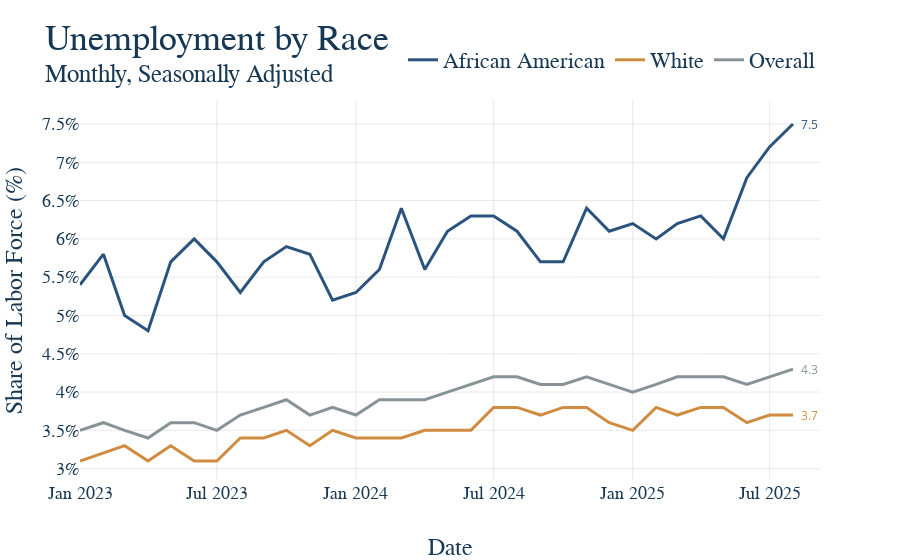

Write notebook code for a chart like this one.
### Markdown cell above
5. Now that all our data is ready, make the graph and have it save itself as a .html file to graph_output whenver the notebooks is rerun. The name of the file should exactly match the notebook name. For instance, this file "example.ipynb" produces the graph "example.html." Nice work, you made a graph!

### Code cell
# First make the figure
fig = go.Figure()

# Loop the columns of the dataframe and plot each as a separate trace
for col in joined_df.columns:
    fig.add_trace(
        go.Scatter(
            x=joined_df.index,
            y=joined_df[col],
            mode='lines',
            name=col
        )
    )

# Update the titles, using the html tage <sup> for a subtitle 
fig.update_layout(
    title = dict(text = 'Unemployment by Race <br><sup>Monthly, Seasonally Adjusted </sup>'),
    xaxis_title="Date",
    yaxis_title="Share of Labor Force (%)",
)


# This is graph specific, but here we want the y-axis to be percent signs 
fig.update_yaxes(
    tickformat="0.2f%",
    ticksuffix="%"
)

# Again, graph specific, we have a mutliyear series and want tick marks to be years
fig.update_xaxes(
    type='date',
    tickformat='%b %Y',
)

ut.add_end_labels(fig = fig)

# Show our figure (Dimensions may be off on different screen sizes)
fig.show()

# This should be the same for EVERY GRAPH!
# Save it to the graph_output folder with the name matching the file, as HTML
fig.write_html(GRAPH_OUTPUT_PATH / f"{GRAPH_NAME}.html")

### Figure 1 — Plotly figure (JSON) as saved in the notebook; plotly's stock layout.template omitted (floating-point values rounded to 4 significant figures)
{"data": [{"mode": "lines", "name": "African American", "type": "scatter", "x": ["2023-01-01T00:00:00", "2023-02-01T00:00:00", "2023-03-01T00:00:00", "2023-04-01T00:00:00", "2023-05-01T00:00:00", "2023-06-01T00:00:00", "2023-07-01T00:00:00", "2023-08-01T00:00:00", "2023-09-01T00:00:00", "2023-10-01T00:00:00", "2023-11-01T00:00:00", "2023-12-01T00:00:00", "2024-01-01T00:00:00", "2024-02-01T00:00:00", "2024-03-01T00:00:00", "2024-04-01T00:00:00", "2024-05-01T00:00:00", "2024-06-01T00:00:00", "2024-07-01T00:00:00", "2024-08-01T00:00:00", "2024-09-01T00:00:00", "2024-10-01T00:00:00", "2024-11-01T00:00:00", "2024-12-01T00:00:00", "2025-01-01T00:00:00", "2025-02-01T00:00:00", "2025-03-01T00:00:00", "2025-04-01T00:00:00", "2025-05-01T00:00:00", "2025-06-01T00:00:00", "2025-07-01T00:00:00", "2025-08-01T00:00:00"], "y": [5.4, 5.8, 5.0, 4.8, 5.7, 6.0, 5.7, 5.3, 5.7, 5.9, 5.8, 5.2, 5.3, 5.6, 6.4, 5.6, 6.1, 6.3, 6.3, 6.1, 5.7, 5.7, 6.4, 6.1, 6.2, 6.0, 6.2, 6.3, 6.0, 6.8, 7.2, 7.5]}, {"mode": "lines", "name": "White", "type": "scatter", "x": ["2023-01-01T00:00:00", "2023-02-01T00:00:00", "2023-03-01T00:00:00", "2023-04-01T00:00:00", "2023-05-01T00:00:00", "2023-06-01T00:00:00", "2023-07-01T00:00:00", "2023-08-01T00:00:00", "2023-09-01T00:00:00", "2023-10-01T00:00:00", "2023-11-01T00:00:00", "2023-12-01T00:00:00", "2024-01-01T00:00:00", "2024-02-01T00:00:00", "2024-03-01T00:00:00", "2024-04-01T00:00:00", "2024-05-01T00:00:00", "2024-06-01T00:00:00", "2024-07-01T00:00:00", "2024-08-01T00:00:00", "2024-09-01T00:00:00", "2024-10-01T00:00:00", "2024-11-01T00:00:00", "2024-12-01T00:00:00", "2025-01-01T00:00:00", "2025-02-01T00:00:00", "2025-03-01T00:00:00", "2025-04-01T00:00:00", "2025-05-01T00:00:00", "2025-06-01T00:00:00", "2025-07-01T00:00:00", "2025-08-01T00:00:00"], "y": [3.1, 3.2, 3.3, 3.1, 3.3, 3.1, 3.1, 3.4, 3.4, 3.5, 3.3, 3.5, 3.4, 3.4, 3.4, 3.5, 3.5, 3.5, 3.8, 3.8, 3.7, 3.8, 3.8, 3.6, 3.5, 3.8, 3.7, 3.8, 3.8, 3.6, 3.7, 3.7]}, {"mode": "lines", "name": "Overall", "type": "scatter", "x": ["2023-01-01T00:00:00", "2023-02-01T00:00:00", "2023-03-01T00:00:00", "2023-04-01T00:00:00", "2023-05-01T00:00:00", "2023-06-01T00:00:00", "2023-07-01T00:00:00", "2023-08-01T00:00:00", "2023-09-01T00:00:00", "2023-10-01T00:00:00", "2023-11-01T00:00:00", "2023-12-01T00:00:00", "2024-01-01T00:00:00", "2024-02-01T00:00:00", "2024-03-01T00:00:00", "2024-04-01T00:00:00", "2024-05-01T00:00:00", "2024-06-01T00:00:00", "2024-07-01T00:00:00", "2024-08-01T00:00:00", "2024-09-01T00:00:00", "2024-10-01T00:00:00", "2024-11-01T00:00:00", "2024-12-01T00:00:00", "2025-01-01T00:00:00", "2025-02-01T00:00:00", "2025-03-01T00:00:00", "2025-04-01T00:00:00", "2025-05-01T00:00:00", "2025-06-01T00:00:00", "2025-07-01T00:00:00", "2025-08-01T00:00:00"], "y": [3.5, 3.6, 3.5, 3.4, 3.6, 3.6, 3.5, 3.7, 3.8, 3.9, 3.7, 3.8, 3.7, 3.9, 3.9, 3.9, 4.0, 4.1, 4.2, 4.2, 4.1, 4.1, 4.2, 4.1, 4.0, 4.1, 4.2, 4.2, 4.2, 4.1, 4.2, 4.3]}, {"hoverinfo": "skip", "marker": {"color": "#2A547E", "size": 8, "symbol": "circle"}, "mode": "markers", "showlegend": false, "type": "scatter", "x": [1754006400000000000], "y": [7.5], "zorder": 3}, {"hoverinfo": "skip", "marker": {"color": "#CF8B40", "size": 8, "symbol": "circle"}, "mode": "markers", "showlegend": false, "type": "scatter", "x": [1754006400000000000], "y": [3.7], "zorder": 3}, {"hoverinfo": "skip", "marker": {"color": "#879396", "size": 8, "symbol": "circle"}, "mode": "markers", "showlegend": false, "type": "scatter", "x": [1754006400000000000], "y": [4.3], "zorder": 3}], "layout": {"annotations": [{"font": {"color": "#2A547E"}, "showarrow": false, "text": "7.5", "x": "2025-08-01T00:00:00", "xanchor": "left", "xshift": 6, "y": 7.5, "yanchor": "middle"}, {"font": {"color": "#CF8B40"}, "showarrow": false, "text": "3.7", "x": "2025-08-01T00:00:00", "xanchor": "left", "xshift": 6, "y": 3.7, "yanchor": "middle"}, {"font": {"color": "#879396"}, "showarrow": false, "text": "4.3", "x": "2025-08-01T00:00:00", "xanchor": "left", "xshift": 6, "y": 4.3, "yanchor": "middle"}], "title": {"text": "Unemployment by Race <br><sup>Monthly, Seasonally Adjusted </sup>"}, "xaxis": {"tickformat": "%b %Y", "title": {"text": "Date"}, "type": "date"}, "yaxis": {"tickformat": "0.2f%", "ticksuffix": "%", "title": {"text": "Share of Labor Force (%)"}}}}
